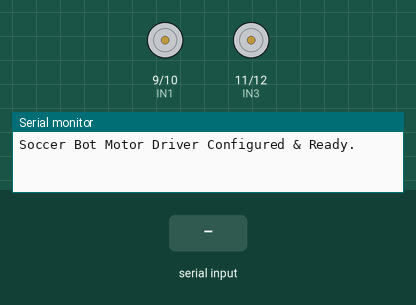
Recording of a sketch running on a simulated Arduino Uno, built with avr-gcc and run on an emulated ATmega328P. Parts: motor-driver pin pairs drawn as motors (green arrow = first pin HIGH = forward, orange = second pin HIGH = backward, longer = more drive, scaled by the enable pin), the last lines printed to the serial monitor. The inputs (shaded band) are chosen by the test bench.

Above: at 1.2 s.
1.3 s: "F" received over Serial
At 2.2 s:
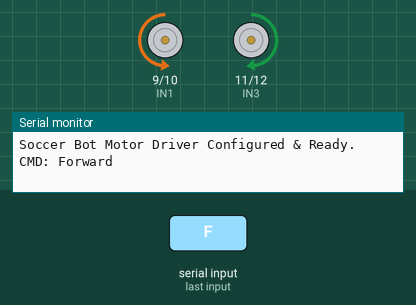
2.8 s: "B" received over Serial
At 3.4 s:
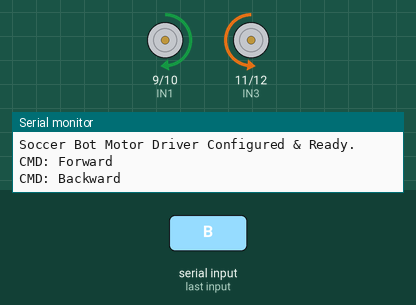
4.3 s: "L" received over Serial
At 5.5 s:
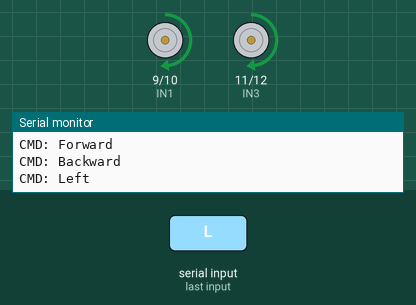
5.8 s: "R" received over Serial
At 6.9 s:
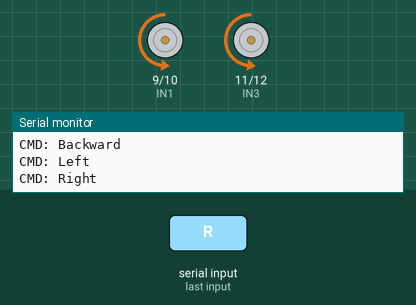
7.3 s: "f" received over Serial
At 8.0 s:
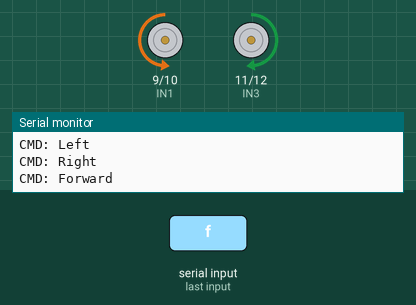
8.8 s: "b" received over Serial
At 9.2 s:
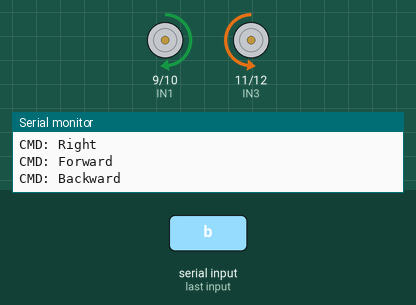
Timing chart, 0 to 11.3 s (numbered marks = the images above; inputs shaded):
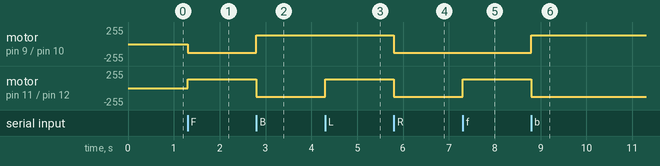

Measured:
- after the input at 1.3 s, motor on pin 9 (IN1) / pin 10 (IN2): stopped → backward 130/255 at once; motor on pin 11 (IN3) / pin 12 (IN4): stopped → forward 130/255 at once
- after the input at 2.8 s, motor on pin 9 (IN1) / pin 10 (IN2): backward 130/255 → forward 130/255 at once; motor on pin 11 (IN3) / pin 12 (IN4): forward 130/255 → backward 130/255 at once
- after the input at 4.3 s, motor on pin 11 (IN3) / pin 12 (IN4): backward 130/255 → forward 130/255 at once
- after the input at 5.8 s, motor on pin 9 (IN1) / pin 10 (IN2), motor on pin 11 (IN3) / pin 12 (IN4): forward 130/255 → backward 130/255 at once
- after the input at 7.3 s, motor on pin 11 (IN3) / pin 12 (IN4): backward 130/255 → forward 130/255 at once
- after the input at 8.8 s, motor on pin 9 (IN1) / pin 10 (IN2): backward 130/255 → forward 130/255 at once; motor on pin 11 (IN3) / pin 12 (IN4): forward 130/255 → backward 130/255 at once

The sketch:

soccer_bot_motor_driver.ino
```cpp
// ============================================================
// soccer_bot_motor_driver.ino
// Arduino UNO + L298N Dual H-Bridge Motor Driver
// Configured exactly per Desktop/Motor_wheel_configuration.txt
// ============================================================

// --- Pin Definitions ---
const int ENA = 5;   // Left Motor PWM (L298N ENA)
const int ENB = 6;   // Right Motor PWM (L298N ENB)

const int IN1 = 9;   // Left Motor Dir A (L298N IN1)
const int IN2 = 10;  // Left Motor Dir B (L298N IN2)
const int IN3 = 11;  // Right Motor Dir A (L298N IN3)
const int IN4 = 12;  // Right Motor Dir B (L298N IN4)

// Encoder Pins
const int LEFT_ENC_A  = 2;
const int LEFT_ENC_B  = 3;
const int RIGHT_ENC_A = 4;
const int RIGHT_ENC_B = 7;

// Default Controlled Speed (0 - 255)
int motorSpeed = 130; // Smooth controllable speed

void setup() {
  // Motor Output Pins
  pinMode(ENA, OUTPUT);
  pinMode(ENB, OUTPUT);
  pinMode(IN1, OUTPUT);
  pinMode(IN2, OUTPUT);
  pinMode(IN3, OUTPUT);
  pinMode(IN4, OUTPUT);

  // Encoder Input Pins with Pullup
  pinMode(LEFT_ENC_A, INPUT_PULLUP);
  pinMode(LEFT_ENC_B, INPUT_PULLUP);
  pinMode(RIGHT_ENC_A, INPUT_PULLUP);
  pinMode(RIGHT_ENC_B, INPUT_PULLUP);

  stopMotor(); // Safe initial state

  Serial.begin(9600);
  Serial.println("Soccer Bot Motor Driver Configured & Ready.");
}

void loop() {
  if (Serial.available() > 0) {
    char cmd = Serial.read();
    switch (cmd) {
      case 'F':
      case 'f':
        forward();
        Serial.println("CMD: Forward");
        break;
      case 'B':
      case 'b':
        backward();
        Serial.println("CMD: Backward");
        break;
      case 'L':
      case 'l':
        left();
        Serial.println("CMD: Left");
        break;
      case 'R':
      case 'r':
        right();
        Serial.println("CMD: Right");
        break;
      case 'S':
      case 's':
        stopMotor();
        Serial.println("CMD: Stop");
        break;
      case '1':
        motorSpeed = 85;  // Gentle precision
        break;
      case '2':
        motorSpeed = 120; // Smooth cruise (Default)
        break;
      case '3':
        motorSpeed = 150; // Medium
        break;
      case '4':
        motorSpeed = 185; // Fast
        break;
      case '5':
        motorSpeed = 220; // High speed
        break;
      default:
        break;
    }
  }
}

// 1. FORWARD (Corrected per live testing)
void forward() {
  digitalWrite(IN1, LOW);
  digitalWrite(IN2, HIGH);
  digitalWrite(IN3, HIGH);
  digitalWrite(IN4, LOW);

  analogWrite(ENA, motorSpeed);
  analogWrite(ENB, motorSpeed);
}

// 2. BACKWARD (Corrected per live testing)
void backward() {
  digitalWrite(IN1, HIGH);
  digitalWrite(IN2, LOW);
  digitalWrite(IN3, LOW);
  digitalWrite(IN4, HIGH);

  analogWrite(ENA, motorSpeed);
  analogWrite(ENB, motorSpeed);
}

// 3. LEFT TURN (Corrected per live testing)
void left() {
  digitalWrite(IN1, HIGH);
  digitalWrite(IN2, LOW);
  digitalWrite(IN3, HIGH);
  digitalWrite(IN4, LOW);

  analogWrite(ENA, motorSpeed);
  analogWrite(ENB, motorSpeed);
}

// 4. RIGHT TURN (Corrected per live testing)
void right() {
  digitalWrite(IN1, LOW);
  digitalWrite(IN2, HIGH);
  digitalWrite(IN3, LOW);
  digitalWrite(IN4, HIGH);

  analogWrite(ENA, motorSpeed);
  analogWrite(ENB, motorSpeed);
}

// 5. STOP
void stopMotor() {
  digitalWrite(IN1, LOW);
  digitalWrite(IN2, LOW);
  digitalWrite(IN3, LOW);
  digitalWrite(IN4, LOW);
  analogWrite(ENA, 0);
  analogWrite(ENB, 0);
}
```
